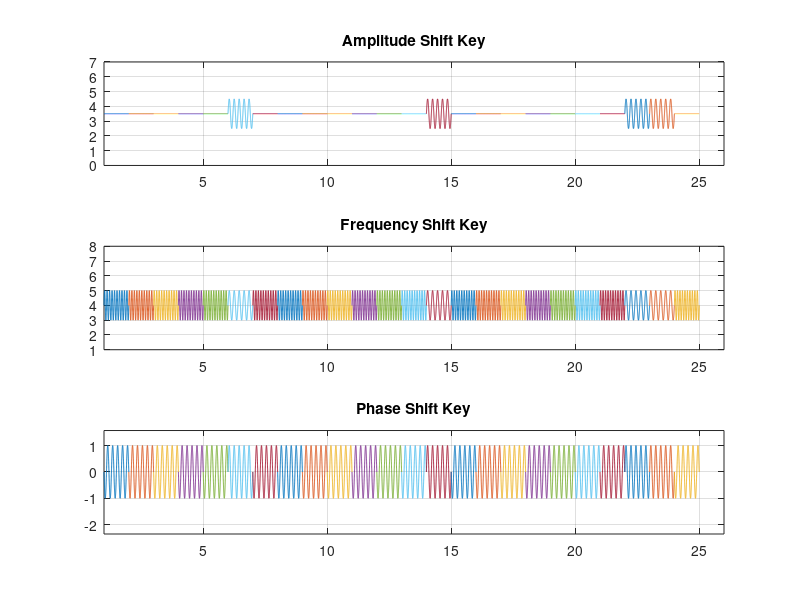

Write MATLAB code to recreate this figure.
% Value of A = 2
% Value of B = 1
% Value of C = 4
% Value of D = 5
% Value of E = 4 //
% Value of F = 4 //
% Value of G = 6 //
% Value of H = 3

f=5;
f2=10;
x=[0 0 0 0 0 1 0 0 0 0 0 0 0 1 0 0 0 0 0 0 0 1 1 0] % input signal sl 34, Md. Amir Hossain Alif ;

nx=size(x,2);
i=1;
while i<nx+1
 t = i:0.001:i+1;
 if x(i)==1
 ask=(sin(2*pi*f*t))+3.5;
 fsk=sin(2*pi*f*t)+4;
 psk=sin(2*pi*f*t);
 else
 ask=0*(sin(2*pi*f*t))+3.5;
 fsk=sin(2*pi*f2*t)+4;
 psk=sin(2*pi*f*t+pi);
 end
 subplot(3,1,1);
 plot(t,ask);
 hold on;
 grid on;
 axis([1 26 0 7]);
title('Amplitude Shift Key')
 subplot(3,1,2);
 plot(t,fsk);
 hold on;
 grid on;
 axis([1 26 1 8]);
title('Frequency Shift Key')
 subplot(3,1,3);
 plot(t,psk);
 hold on;
 grid on;
 axis([1 26 -((3*pi)/4) (pi/2)]);
title('Phase Shift Key')
 i=i+1;
end